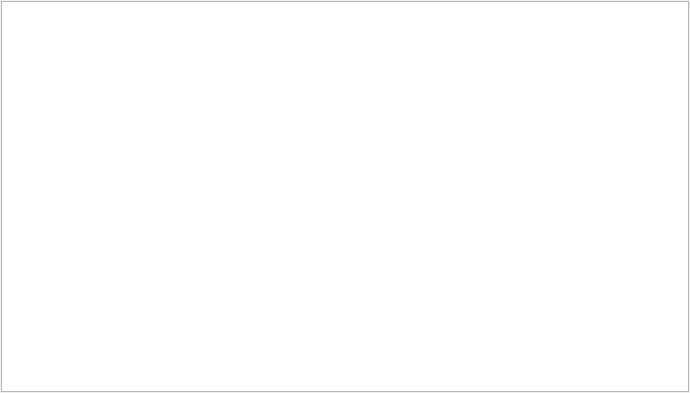
<?xml version="1.0" encoding="UTF-8"?>
<ui version="4.0">
 <class>Game</class>
 <widget class="QMainWindow" name="Game">
  <property name="geometry">
   <rect>
    <x>0</x>
    <y>0</y>
    <width>690</width>
    <height>393</height>
   </rect>
  </property>
  <property name="windowTitle">
   <string>Ballons</string>
  </property>
  <widget class="QWidget" name="centralwidget">
   <layout class="QGridLayout" name="gridLayout">
    <property name="leftMargin">
     <number>1</number>
    </property>
    <property name="topMargin">
     <number>1</number>
    </property>
    <property name="rightMargin">
     <number>1</number>
    </property>
    <property name="bottomMargin">
     <number>1</number>
    </property>
    <property name="spacing">
     <number>2</number>
    </property>
    <item row="0" column="0">
     <widget class="QGraphicsView" name="mainView">
      <property name="tabletTracking">
       <bool>true</bool>
      </property>
     </widget>
    </item>
   </layout>
  </widget>
  <action name="actionQuit">
   <property name="text">
    <string>Quit</string>
   </property>
  </action>
 </widget>
 <resources/>
 <connections>
  <connection>
   <sender>actionQuit</sender>
   <signal>triggered()</signal>
   <receiver>Game</receiver>
   <slot>close()</slot>
   <hints>
    <hint type="sourcelabel">
     <x>-1</x>
     <y>-1</y>
    </hint>
    <hint type="destinationlabel">
     <x>399</x>
     <y>299</y>
    </hint>
   </hints>
  </connection>
 </connections>
</ui>
